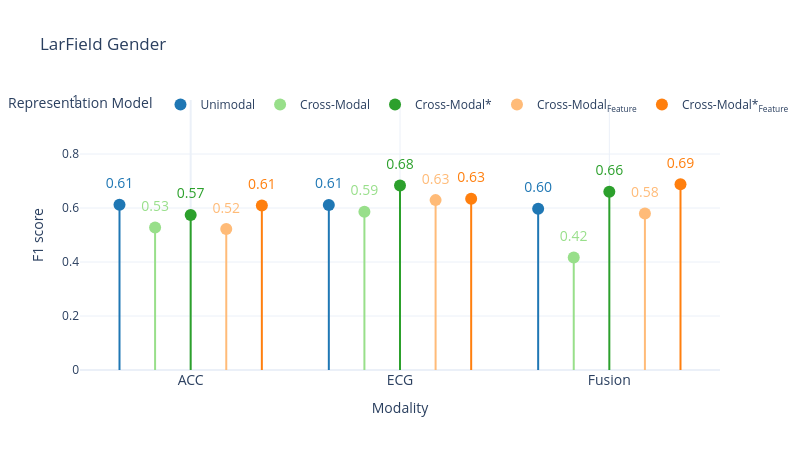

Here is the notebook cell this chart was saved with:
### Code cell
import plotly.graph_objects as go
import numpy as np

# Filter and sort your data
df = aggregated_results[aggregated_results["lr"]=="0.005"].sort_values(by=["modality", "experiment_description_short"])

modalities_order = ['ACC', 'ECG', 'ECG_ACC']
models_order = [
    "unimodal",
    "multimodal",
    "multimodal_initialized_encoders",
    "multimodal_FL",
    "multimodal_initialized_encoders_FL"
]

models_dict = {
    "unimodal": "Unimodal",
    "multimodal": "Cross-Modal",
    "multimodal_initialized_encoders": "Cross-Modal*",
    "multimodal_FL": "Cross-Modal<sub>Feature",
    "multimodal_initialized_encoders_FL": "Cross-Modal*<sub>Feature"
}

modalities_dict = {'ACC': 'ACC', 'ECG': 'ECG', 'ECG_ACC': 'Fusion', 'Baseline': 'Baseline'}

# Assign colors to models for color coding
model_color_dict = {
    "unimodal": "#1F77B4",
    "multimodal": "#98df8a",
    "multimodal_initialized_encoders": "#2ca02c",
    "multimodal_FL": "#ffbb78",
    "multimodal_initialized_encoders_FL": "#ff7f0e",
}

metric = "F1_score"

# Create mapping for modalities and models to numeric x positions for plotting
modality_to_x = {mod:i for i, mod in enumerate(modalities_order)}
model_to_jitter = {model: idx*0.17 - 2*0.17 for idx, model in enumerate(models_order)}  # jitter offsets for models

fig = go.Figure()

np.random.seed(42)  # for reproducible jitter

for modality in modalities_order:
    sub_df = df[df['modality'] == modality]
    x_base = modality_to_x[modality]
    
    for model in models_order:
        row = sub_df[sub_df['experiment_description_short'] == model]
        if row.empty:
            continue
        
        y_val = row[f'{metric}_mean'].values[0]
        y_std = row[f'{metric}_std'].values[0]
        
        # x with jitter for model within modality group
        x_jittered = x_base + model_to_jitter[model]
        
        # Add stick line
        fig.add_trace(go.Scatter(
            x=[x_jittered, x_jittered],
            y=[0, y_val],
            mode='lines',
            line=dict(color=model_color_dict[model], width=2),
            showlegend=False,
            hoverinfo='skip'
        ))
        
        # Add marker
        fig.add_trace(go.Scatter(
            x=[x_jittered],
            y=[y_val],
            mode='markers',
            marker=dict(color=model_color_dict[model], size=12),
            name=models_dict[model],
            legendgroup=models_dict[model],
            showlegend=True if modality == modalities_order[0] else False,  # only show legend once per model
            hovertemplate=(
                f'Model: {models_dict[model]}<br>'+
                f'Modality: {modalities_dict.get(modality, modality)}<br>'+
                f'{metric}: {y_val:.3f}<extra></extra>'
            )
        ))
        
        # Add text label above marker
        fig.add_trace(go.Scatter(
            x=[x_jittered],
            y=[y_val + 0.1],
            mode='text',
            text=[f"{y_val:.2f}"],
            textposition="bottom center",
            showlegend=False,
            hoverinfo='skip',
            textfont=dict(color=model_color_dict[model], size=14)
        ))
        """
        # Add ± std as second line of text above mean labels
        fig.add_trace(go.Scatter(
            x=[x_jittered],
            y=[y_val + 0.07],  # a bit higher above the mean text
            mode='text',
            text=[f"±{v:.2f}" for v in sub_df[f'{metric}_std'].values],
            textposition="bottom center",
            showlegend=False,
            hoverinfo='skip',
            textfont=dict(size=10, color=model_color_dict[model])  # smaller and lighter gray
        ))
        """
# Customize axes
fig.update_xaxes(
    tickmode='array',
    tickvals=[modality_to_x[m] for m in modalities_order],
    ticktext=[modalities_dict[m] for m in modalities_order],
    title_text="Modality",
    tickfont=dict(size=14)

)

fig.update_yaxes(
    range=[0, 1],
    title_text=f"{metric} Mean"
)

# Add baseline horizontal line if you want (uncomment and set your baseline value)
# fig.add_hline(y=task_baselines["most_frequent"], line_dash="dash", line_color='gray',
#               annotation_text="Most Frequent Baseline", annotation_position="bottom right")

# Layout settings
fig.update_layout(
    template="plotly_white",
    legend_title_text="Representation Model",
    yaxis_title="F1 score",
    height=450,
    width=800,
    legend=dict(
        orientation="h",
        yanchor="bottom",
        y=0.93,
        xanchor="center",
        x=0.5,
        bgcolor="rgba(0,0,0,0)",
        borderwidth=0,
        font=dict(size=12)  
    ),
    title="LarField Gender"
)

fig.show()

### Figure 1 — Plotly figure (JSON) as saved in the notebook; plotly's stock layout.template omitted (floating-point values rounded to 4 significant figures)
{"data": [{"hoverinfo": "skip", "line": {"color": "#1F77B4", "width": 2}, "mode": "lines", "showlegend": false, "type": "scatter", "x": [-0.34, -0.34], "y": [0, 0.6119]}, {"hovertemplate": "Model: Unimodal<br>Modality: ACC<br>F1_score: 0.612<extra></extra>", "legendgroup": "Unimodal", "marker": {"color": "#1F77B4", "size": 12}, "mode": "markers", "name": "Unimodal", "showlegend": true, "type": "scatter", "x": [-0.34], "y": [0.6119]}, {"hoverinfo": "skip", "mode": "text", "showlegend": false, "text": ["0.61"], "textfont": {"color": "#1F77B4", "size": 14}, "textposition": "bottom center", "type": "scatter", "x": [-0.34], "y": [0.7119]}, {"hoverinfo": "skip", "line": {"color": "#98df8a", "width": 2}, "mode": "lines", "showlegend": false, "type": "scatter", "x": [-0.17, -0.17], "y": [0, 0.5277]}, {"hovertemplate": "Model: Cross-Modal<br>Modality: ACC<br>F1_score: 0.528<extra></extra>", "legendgroup": "Cross-Modal", "marker": {"color": "#98df8a", "size": 12}, "mode": "markers", "name": "Cross-Modal", "showlegend": true, "type": "scatter", "x": [-0.17], "y": [0.5277]}, {"hoverinfo": "skip", "mode": "text", "showlegend": false, "text": ["0.53"], "textfont": {"color": "#98df8a", "size": 14}, "textposition": "bottom center", "type": "scatter", "x": [-0.17], "y": [0.6277]}, {"hoverinfo": "skip", "line": {"color": "#2ca02c", "width": 2}, "mode": "lines", "showlegend": false, "type": "scatter", "x": [0, 0], "y": [0, 0.5745]}, {"hovertemplate": "Model: Cross-Modal*<br>Modality: ACC<br>F1_score: 0.574<extra></extra>", "legendgroup": "Cross-Modal*", "marker": {"color": "#2ca02c", "size": 12}, "mode": "markers", "name": "Cross-Modal*", "showlegend": true, "type": "scatter", "x": [0], "y": [0.5745]}, {"hoverinfo": "skip", "mode": "text", "showlegend": false, "text": ["0.57"], "textfont": {"color": "#2ca02c", "size": 14}, "textposition": "bottom center", "type": "scatter", "x": [0], "y": [0.6745]}, {"hoverinfo": "skip", "line": {"color": "#ffbb78", "width": 2}, "mode": "lines", "showlegend": false, "type": "scatter", "x": [0.17, 0.17], "y": [0, 0.5221]}, {"hovertemplate": "Model: Cross-Modal<sub>Feature<br>Modality: ACC<br>F1_score: 0.522<extra></extra>", "legendgroup": "Cross-Modal<sub>Feature", "marker": {"color": "#ffbb78", "size": 12}, "mode": "markers", "name": "Cross-Modal<sub>Feature", "showlegend": true, "type": "scatter", "x": [0.17], "y": [0.5221]}, {"hoverinfo": "skip", "mode": "text", "showlegend": false, "text": ["0.52"], "textfont": {"color": "#ffbb78", "size": 14}, "textposition": "bottom center", "type": "scatter", "x": [0.17], "y": [0.6221]}, {"hoverinfo": "skip", "line": {"color": "#ff7f0e", "width": 2}, "mode": "lines", "showlegend": false, "type": "scatter", "x": [0.34, 0.34], "y": [0, 0.6096]}, {"hovertemplate": "Model: Cross-Modal*<sub>Feature<br>Modality: ACC<br>F1_score: 0.610<extra></extra>", "legendgroup": "Cross-Modal*<sub>Feature", "marker": {"color": "#ff7f0e", "size": 12}, "mode": "markers", "name": "Cross-Modal*<sub>Feature", "showlegend": true, "type": "scatter", "x": [0.34], "y": [0.6096]}, {"hoverinfo": "skip", "mode": "text", "showlegend": false, "text": ["0.61"], "textfont": {"color": "#ff7f0e", "size": 14}, "textposition": "bottom center", "type": "scatter", "x": [0.34], "y": [0.7096]}, {"hoverinfo": "skip", "line": {"color": "#1F77B4", "width": 2}, "mode": "lines", "showlegend": false, "type": "scatter", "x": [0.66, 0.66], "y": [0, 0.6114]}, {"hovertemplate": "Model: Unimodal<br>Modality: ECG<br>F1_score: 0.611<extra></extra>", "legendgroup": "Unimodal", "marker": {"color": "#1F77B4", "size": 12}, "mode": "markers", "name": "Unimodal", "showlegend": false, "type": "scatter", "x": [0.66], "y": [0.6114]}, {"hoverinfo": "skip", "mode": "text", "showlegend": false, "text": ["0.61"], "textfont": {"color": "#1F77B4", "size": 14}, "textposition": "bottom center", "type": "scatter", "x": [0.66], "y": [0.7114]}, {"hoverinfo": "skip", "line": {"color": "#98df8a", "width": 2}, "mode": "lines", "showlegend": false, "type": "scatter", "x": [0.83, 0.83], "y": [0, 0.5863]}, {"hovertemplate": "Model: Cross-Modal<br>Modality: ECG<br>F1_score: 0.586<extra></extra>", "legendgroup": "Cross-Modal", "marker": {"color": "#98df8a", "size": 12}, "mode": "markers", "name": "Cross-Modal", "showlegend": false, "type": "scatter", "x": [0.83], "y": [0.5863]}, {"hoverinfo": "skip", "mode": "text", "showlegend": false, "text": ["0.59"], "textfont": {"color": "#98df8a", "size": 14}, "textposition": "bottom center", "type": "scatter", "x": [0.83], "y": [0.6863]}, {"hoverinfo": "skip", "line": {"color": "#2ca02c", "width": 2}, "mode": "lines", "showlegend": false, "type": "scatter", "x": [1, 1], "y": [0, 0.683]}, {"hovertemplate": "Model: Cross-Modal*<br>Modality: ECG<br>F1_score: 0.683<extra></extra>", "legendgroup": "Cross-Modal*", "marker": {"color": "#2ca02c", "size": 12}, "mode": "markers", "name": "Cross-Modal*", "showlegend": false, "type": "scatter", "x": [1], "y": [0.683]}, {"hoverinfo": "skip", "mode": "text", "showlegend": false, "text": ["0.68"], "textfont": {"color": "#2ca02c", "size": 14}, "textposition": "bottom center", "type": "scatter", "x": [1], "y": [0.783]}, {"hoverinfo": "skip", "line": {"color": "#ffbb78", "width": 2}, "mode": "lines", "showlegend": false, "type": "scatter", "x": [1.17, 1.17], "y": [0, 0.6292]}, {"hovertemplate": "Model: Cross-Modal<sub>Feature<br>Modality: ECG<br>F1_score: 0.629<extra></extra>", "legendgroup": "Cross-Modal<sub>Feature", "marker": {"color": "#ffbb78", "size": 12}, "mode": "markers", "name": "Cross-Modal<sub>Feature", "showlegend": false, "type": "scatter", "x": [1.17], "y": [0.6292]}, {"hoverinfo": "skip", "mode": "text", "showlegend": false, "text": ["0.63"], "textfont": {"color": "#ffbb78", "size": 14}, "textposition": "bottom center", "type": "scatter", "x": [1.17], "y": [0.7292]}, {"hoverinfo": "skip", "line": {"color": "#ff7f0e", "width": 2}, "mode": "lines", "showlegend": false, "type": "scatter", "x": [1.34, 1.34], "y": [0, 0.6338]}, {"hovertemplate": "Model: Cross-Modal*<sub>Feature<br>Modality: ECG<br>F1_score: 0.634<extra></extra>", "legendgroup": "Cross-Modal*<sub>Feature", "marker": {"color": "#ff7f0e", "size": 12}, "mode": "markers", "name": "Cross-Modal*<sub>Feature", "showlegend": false, "type": "scatter", "x": [1.34], "y": [0.6338]}, {"hoverinfo": "skip", "mode": "text", "showlegend": false, "text": ["0.63"], "textfont": {"color": "#ff7f0e", "size": 14}, "textposition": "bottom center", "type": "scatter", "x": [1.34], "y": [0.7338]}, {"hoverinfo": "skip", "line": {"color": "#1F77B4", "width": 2}, "mode": "lines", "showlegend": false, "type": "scatter", "x": [1.66, 1.66], "y": [0, 0.5971]}, {"hovertemplate": "Model: Unimodal<br>Modality: Fusion<br>F1_score: 0.597<extra></extra>", "legendgroup": "Unimodal", "marker": {"color": "#1F77B4", "size": 12}, "mode": "markers", "name": "Unimodal", "showlegend": false, "type": "scatter", "x": [1.66], "y": [0.5971]}, {"hoverinfo": "skip", "mode": "text", "showlegend": false, "text": ["0.60"], "textfont": {"color": "#1F77B4", "size": 14}, "textposition": "bottom center", "type": "scatter", "x": [1.66], "y": [0.6971]}, {"hoverinfo": "skip", "line": {"color": "#98df8a", "width": 2}, "mode": "lines", "showlegend": false, "type": "scatter", "x": [1.83, 1.83], "y": [0, 0.417]}, {"hovertemplate": "Model: Cross-Modal<br>Modality: Fusion<br>F1_score: 0.417<extra></extra>", "legendgroup": "Cross-Modal", "marker": {"color": "#98df8a", "size": 12}, "mode": "markers", "name": "Cross-Modal", "showlegend": false, "type": "scatter", "x": [1.83], "y": [0.417]}, {"hoverinfo": "skip", "mode": "text", "showlegend": false, "text": ["0.42"], "textfont": {"color": "#98df8a", "size": 14}, "textposition": "bottom center", "type": "scatter", "x": [1.83], "y": [0.517]}, {"hoverinfo": "skip", "line": {"color": "#2ca02c", "width": 2}, "mode": "lines", "showlegend": false, "type": "scatter", "x": [2, 2], "y": [0, 0.6606]}, {"hovertemplate": "Model: Cross-Modal*<br>Modality: Fusion<br>F1_score: 0.661<extra></extra>", "legendgroup": "Cross-Modal*", "marker": {"color": "#2ca02c", "size": 12}, "mode": "markers", "name": "Cross-Modal*", "showlegend": false, "type": "scatter", "x": [2], "y": [0.6606]}, {"hoverinfo": "skip", "mode": "text", "showlegend": false, "text": ["0.66"], "textfont": {"color": "#2ca02c", "size": 14}, "textposition": "bottom center", "type": "scatter", "x": [2], "y": [0.7606]}, {"hoverinfo": "skip", "line": {"color": "#ffbb78", "width": 2}, "mode": "lines", "showlegend": false, "type": "scatter", "x": [2.17, 2.17], "y": [0, 0.5793]}, {"hovertemplate": "Model: Cross-Modal<sub>Feature<br>Modality: Fusion<br>F1_score: 0.579<extra></extra>", "legendgroup": "Cross-Modal<sub>Feature", "marker": {"color": "#ffbb78", "size": 12}, "mode": "markers", "name": "Cross-Modal<sub>Feature", "showlegend": false, "type": "scatter", "x": [2.17], "y": [0.5793]}, {"hoverinfo": "skip", "mode": "text", "showlegend": false, "text": ["0.58"], "textfont": {"color": "#ffbb78", "size": 14}, "textposition": "bottom center", "type": "scatter", "x": [2.17], "y": [0.6793]}, {"hoverinfo": "skip", "line": {"color": "#ff7f0e", "width": 2}, "mode": "lines", "showlegend": false, "type": "scatter", "x": [2.34, 2.34], "y": [0, 0.6876]}, {"hovertemplate": "Model: Cross-Modal*<sub>Feature<br>Modality: Fusion<br>F1_score: 0.688<extra></extra>", "legendgroup": "Cross-Modal*<sub>Feature", "marker": {"color": "#ff7f0e", "size": 12}, "mode": "markers", "name": "Cross-Modal*<sub>Feature", "showlegend": false, "type": "scatter", "x": [2.34], "y": [0.6876]}, {"hoverinfo": "skip", "mode": "text", "showlegend": false, "text": ["0.69"], "textfont": {"color": "#ff7f0e", "size": 14}, "textposition": "bottom center", "type": "scatter", "x": [2.34], "y": [0.7876]}], "layout": {"height": 450, "legend": {"bgcolor": "rgba(0,0,0,0)", "borderwidth": 0, "font": {"size": 12}, "orientation": "h", "title": {"text": "Representation Model"}, "x": 0.5, "xanchor": "center", "y": 0.93, "yanchor": "bottom"}, "title": {"text": "LarField Gender"}, "width": 800, "xaxis": {"tickfont": {"size": 14}, "tickmode": "array", "ticktext": ["ACC", "ECG", "Fusion"], "tickvals": [0, 1, 2], "title": {"text": "Modality"}}, "yaxis": {"range": [0, 1], "title": {"text": "F1 score"}}}}
